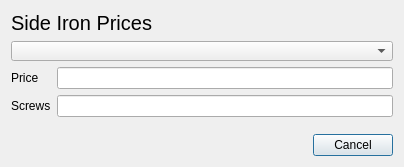
<?xml version="1.0" encoding="UTF-8"?>
<ui version="4.0">
 <class>SpecificSideIronPricingWindow</class>
 <widget class="QDialog" name="SpecificSideIronPricingWindow">
  <property name="geometry">
   <rect>
    <x>0</x>
    <y>0</y>
    <width>400</width>
    <height>167</height>
   </rect>
  </property>
  <property name="windowTitle">
   <string>Material Prices</string>
  </property>
  <layout class="QVBoxLayout" name="addMachineVerticalLayout">
   <item>
    <widget class="QLabel" name="PricingTitleLabel">
     <property name="sizePolicy">
      <sizepolicy hsizetype="Preferred" vsizetype="Fixed">
       <horstretch>0</horstretch>
       <verstretch>0</verstretch>
      </sizepolicy>
     </property>
     <property name="font">
      <font>
       <pointsize>15</pointsize>
      </font>
     </property>
     <property name="text">
      <string>Side Iron Prices</string>
     </property>
    </widget>
   </item>
   <item>
    <widget class="DynamicComboBox" name="sideIronComboBox">
     <property name="minimumSize">
      <size>
       <width>382</width>
       <height>20</height>
      </size>
     </property>
     <property name="maximumSize">
      <size>
       <width>382</width>
       <height>20</height>
      </size>
     </property>
    </widget>
   </item>
   <item>
    <layout class="QFormLayout" name="formLayout">
     <item row="0" column="0">
      <widget class="QLabel" name="priceLabel">
       <property name="text">
        <string>Price</string>
       </property>
      </widget>
     </item>
     <item row="1" column="0">
      <widget class="QLabel" name="screwsLabel">
       <property name="text">
        <string>Screws</string>
       </property>
      </widget>
     </item>
     <item row="0" column="1">
      <widget class="QLineEdit" name="priceEdit"/>
     </item>
     <item row="1" column="1">
      <widget class="QLineEdit" name="screwsEdit"/>
     </item>
    </layout>
   </item>
   <item>
    <widget class="QDialogButtonBox" name="acceptButtons">
     <property name="orientation">
      <enum>Qt::Horizontal</enum>
     </property>
     <property name="standardButtons">
      <set>QDialogButtonBox::Cancel</set>
     </property>
     <property name="centerButtons">
      <bool>false</bool>
     </property>
    </widget>
   </item>
  </layout>
 </widget>
 <customwidgets>
  <customwidget>
   <class>DynamicComboBox</class>
   <extends>QComboBox</extends>
   <header location="global">widgets/DynamicComboBox.h</header>
  </customwidget>
 </customwidgets>
 <resources/>
 <connections>
  <connection>
   <sender>acceptButtons</sender>
   <signal>accepted()</signal>
   <receiver>SpecificSideIronPricingWindow</receiver>
   <slot>accept()</slot>
   <hints>
    <hint type="sourcelabel">
     <x>248</x>
     <y>254</y>
    </hint>
    <hint type="destinationlabel">
     <x>157</x>
     <y>274</y>
    </hint>
   </hints>
  </connection>
  <connection>
   <sender>acceptButtons</sender>
   <signal>rejected()</signal>
   <receiver>SpecificSideIronPricingWindow</receiver>
   <slot>reject()</slot>
   <hints>
    <hint type="sourcelabel">
     <x>316</x>
     <y>260</y>
    </hint>
    <hint type="destinationlabel">
     <x>286</x>
     <y>274</y>
    </hint>
   </hints>
  </connection>
 </connections>
</ui>
